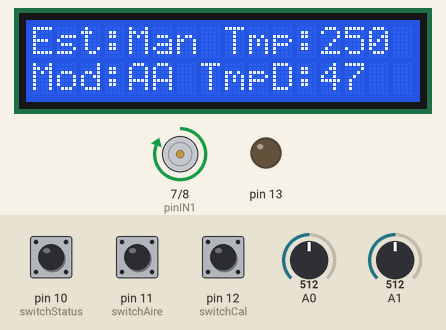
Simulated run of this sketch. Board: Arduino Uno, built with avr-gcc and run on an emulated ATmega328P. On the bench: 16×2 character LCD, motor-driver pin pairs drawn as motors (green arrow = first pin HIGH = forward, orange = second pin HIGH = backward, longer = more drive, scaled by the enable pin), output pins drawn as LEDs (lit = HIGH). Inputs (shaded band) come from the test bench; at power-on: pin 11 (switchAire) LOW, pin 10 (switchStatus) LOW, A0 = 512, A1 = 512, pin 12 (switchCal) HIGH.

Above: at 0.1 s.
1.3 s: pin 11 (switchAire) pulled HIGH for 0.6 s
At 2.0 s:
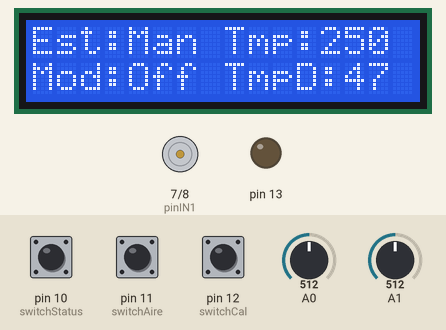
3.7 s: pin 10 (switchStatus) pulled HIGH for 1 s
At 5.1 s:
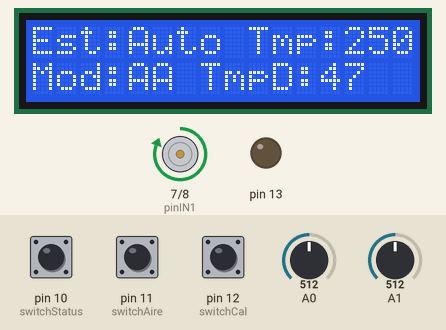
6.2 s: A0 set to 716
At 6.6 s:
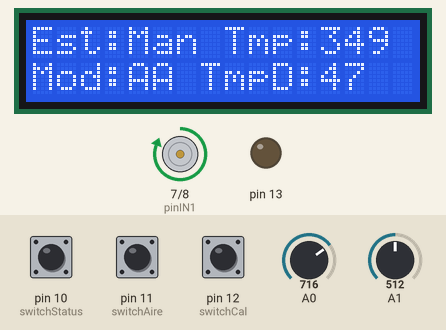
7.7 s: A1 set to 716
At 8.1 s:
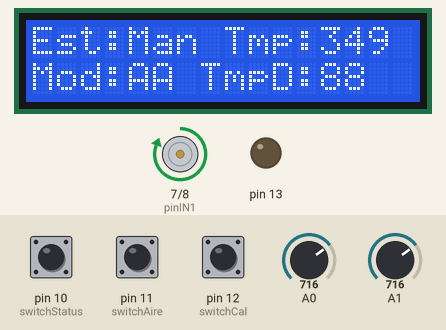
9.2 s: pin 12 (switchCal) pulled LOW for 0.6 s
At 10.7 s:
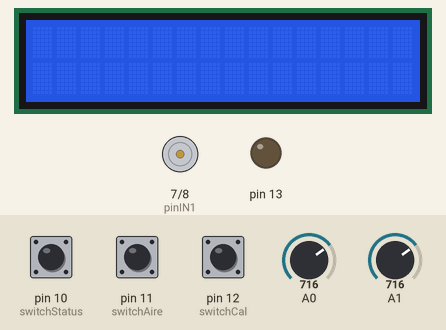
11.3 s: A0 set to 900
At 12.8 s:
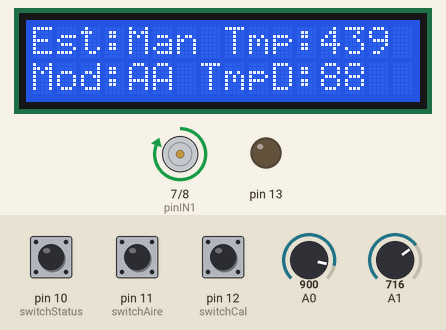
Timing chart, 0 to 14.3 s (numbered marks = the images above; inputs shaded):
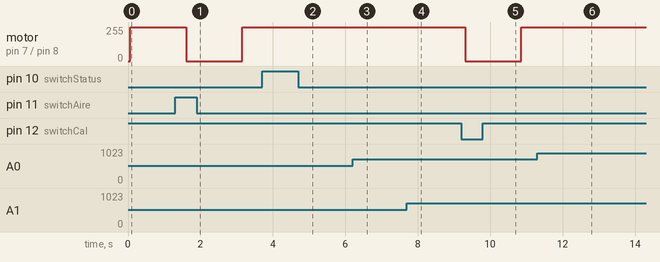

Measured:
- after the input at 1.3 s, motor on pin 7 (pinIN1) / pin 8 (pinIN2): forward 255/255 → stopped after 0.31 s, → forward 255/255 1.5 s later; the display: changes after 0.33 s (image 1)
- after the input at 3.7 s, the display: first differs from a run without the input after 1.0 s (image 2)
- after the input at 9.2 s, motor on pin 7 (pinIN1) / pin 8 (pinIN2): forward 255/255 → stopped after 0.11 s, → forward 255/255 1.5 s later; the display: first changes after 0.14 s (image 5 shows a later state)
- what the display in image 2 shows lasts 0.6 s, from 4.7 s to 5.3 s
- what the display in image 5 shows lasts 0.5 s, from 10.4 s to 10.9 s

The sketch:

tempControl.ino
```cpp
// Isaac Gallegos -> Sistema control de temperatura
// Agregando las librerías necesarias
#include <LCD_I2C.h>

LCD_I2C lcd(0x20, 16, 2);

// Creando las variables necesarias para la temperatura dada por el sensor y la establecida por el potenciómetro
int valor;
float voltaje=0.0;
int temperatura;
int tempFija;

// Creando variables e indicando pines para el motor DC
const int pinENA = 6;
const int pinIN1 = 7;
const int pinIN2 = 8;
int speed; //velocidad de giro 80% (200/255)

//Variable para leer datos dados por el potenciómetro
int infoPot;

// Almacenando el estado y modo del sistema en variables para control
String estado = "Auto";
String modo;

// Declarando pines del switch para calefacción, Aire Acondicionado y estado de sistema
int switchCal = 12;
int switchAire = 11;
int switchStatus = 10;

//Variables extra para el sistema
float diferencia;
int intensidadLed;

void setup() {
  // Inicializando las variables y dispositivos
  lcd.begin();
  lcd.backlight();
  Serial.begin(9600);
  pinMode(13, OUTPUT);
  pinMode(pinIN1, OUTPUT);
  pinMode(pinIN2, OUTPUT);
  pinMode(pinENA, OUTPUT);

}

void loop() {
  // Obteniendo y calculando la temperatura dada por el sensor LM35
  valor=analogRead(A0);
  voltaje=(5.0/1023.0)*valor;
  temperatura=100*voltaje;
  infoPot = analogRead(A1); // Leyendo datos del potenciómetro
  if (digitalRead(switchStatus) == HIGH) { //Si el switch está levantado indica el estado en automático
    estado = "Auto";
    tempFija = map(infoPot, 0, 1023, -55, 150); // Mapeando los datos dados por el potenciómetro, para obtener un dato de entre -55 a 150 (similares a los dados por el sensor LM35)

    //Comprobando si la temperatura dada por el LM35 es menor a la temperatura establecida por el Potenciómetro para encender Calefacción (LED)
    if (temperatura < tempFija) {
      modo = "Cal";
      diferencia = tempFija - temperatura;
        if (diferencia >= 5 && diferencia < 8) {
        intensidadLed = map(50, 0, 100, 0, 255); //Mapeando el porcentaje que se dará al LED para obtener un dato de entre 0 a 255
        }
        if (diferencia >= 8 && diferencia < 10) {
        intensidadLed = map(75, 0, 100, 0, 255);
        }
        if (diferencia >= 10) {
        intensidadLed = 255;
        }
    //Mandándole los datos obtenidos antes al LED y al MOTOR
      digitalWrite(pinIN1, LOW);
      digitalWrite(pinIN2, LOW);
      analogWrite(pinENA, 0);
      digitalWrite(13, intensidadLed);
    }
    //Comprobando si la temperatura dada por el LM35 es mayor a la temperatura establecida por el Potenciómetro para encender Aire Acondicionado (MOTOR)
    if (temperatura > tempFija) {
      diferencia = temperatura - tempFija;
      modo = "AA";
      if (diferencia >= 5 && diferencia < 8) {
        speed = map(50, 0, 100, 0, 255); //Mapeando el porcentaje que se dará al MOTOR para obtener un dato de entre 0 a 255
      }
      if (diferencia >= 8 && diferencia < 10) {
        speed = map(75, 0, 100, 0, 255);
      }
      if (diferencia >= 10) {
        speed = 255;
      }
//Mandándole los datos obtenidos antes al LED y al MOTOR
      digitalWrite(pinIN1, HIGH);
      digitalWrite(pinIN2, LOW);
      analogWrite(pinENA, speed);
      digitalWrite(13, LOW);
    }
    //Comprobando si la diferencia entre las temperaturas es menor que los 5 grados requeridos para apagar ambos dispositivos
    if (temperatura - tempFija >= 0 && temperatura - tempFija <= 4 || tempFija - temperatura >= 0 && tempFija - temperatura <= 4) {
        modo = "Off";
        digitalWrite(pinIN1, LOW);
        digitalWrite(pinIN2, LOW);
        analogWrite(pinENA, 0);
        digitalWrite(13, LOW);
    }
  }

  if (digitalRead(switchStatus) == LOW) {//Switch accionado, lo cual encenderá el modo MANUAL
    estado = "Man";
    tempFija = map(infoPot, 0, 1023, -55, 150); //Mapeando los datos del potenciómetro nuevamente
      if (digitalRead(switchCal) == LOW && digitalRead(switchAire) == HIGH) { //Condicionando estados de ambos Switch para encender Calefacción al 100%
        modo = "Cal";
        digitalWrite(13, HIGH);
        digitalWrite(pinIN1, LOW);
        digitalWrite(pinIN2, LOW);
        analogWrite(pinENA, 0);
      }
      if (digitalRead(switchAire) == LOW && digitalRead(switchCal) == HIGH) { //Condicionando ambos Switch para encender Aire acondicionado al 100%
        modo = "AA";
        digitalWrite(13, LOW);
        digitalWrite(pinIN1, HIGH);
        digitalWrite(pinIN2, LOW);
        analogWrite(pinENA, 255);
      }
      if (digitalRead(switchAire) == HIGH && digitalRead(switchCal) == HIGH) { //Condicionando ambos Switch para Apagar ambos modos, si ambos están levantados
        modo = "Off";
        digitalWrite(13, LOW);
        digitalWrite(pinIN1, LOW);
        digitalWrite(pinIN2, LOW);
        analogWrite(pinENA, 0);
      }
      if (digitalRead(switchAire) == LOW && digitalRead(switchCal) == LOW) { //Condicionando ambos Switch para Apagar ambos modos, si ambos están accionados
        modo = "Off";
        digitalWrite(13, LOW);
        digitalWrite(pinIN1, LOW);
        digitalWrite(pinIN2, LOW);
        analogWrite(pinENA, 0);
      }
  }
  //Imprimiendo los datos obtenidos en el LCD
  lcd.print("Est:"+estado+ " Tmp:"+String(temperatura));
  lcd.setCursor(0, 1);
  lcd.print("Mod:" +modo + " TmpD:"+tempFija);
  delay(500);

  for (int i = 0; i < 5; ++i) {
      lcd.backlight();
      delay(50);
      lcd.noBacklight();
      delay(50);
  }

  lcd.backlight();
  lcd.clear();
  delay(500);
}
```
